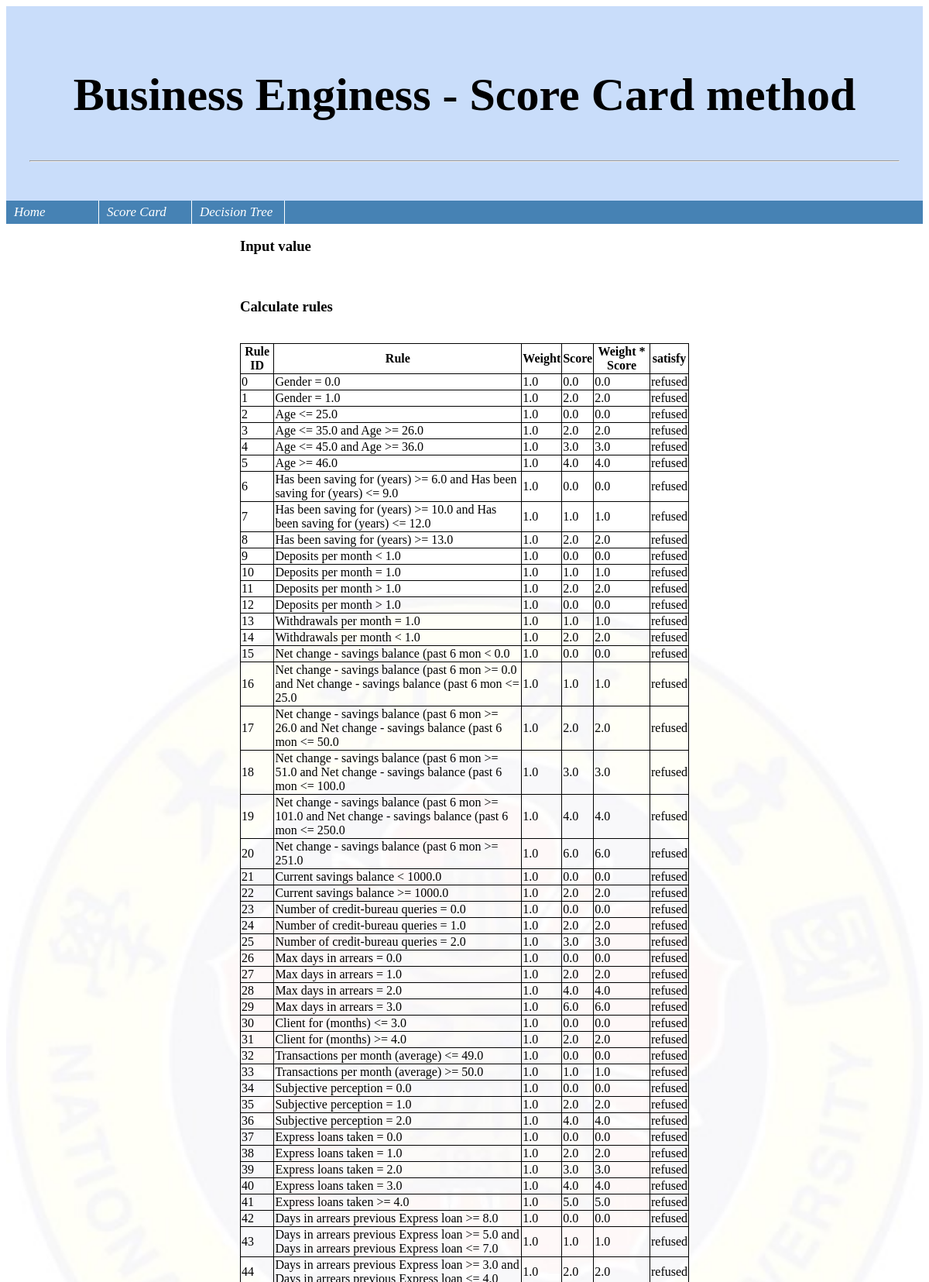
The page /ScoreCard/Case 1 -  計分卡/ (upper part) on the database its author committed.
### system/models.py (models this page shows, shortened)
class ScoreCardPool(models.Model):
    fkey = models.ForeignKey(
        'ScoreCardLibrary', on_delete=models.CASCADE)
    rule = models.TextField(help_text='Rule', null=True)
    weight = models.FloatField(
        default='1',
        help_text='Weight',
    )
    score = models.FloatField(
        default='1',
        help_text='Score',
    )
    description = models.TextField(help_text='Description', null=True)

### system/views.py (the view)
# urls.py: path("ScoreCard/<id>/", views.ScoreCardView, name="ScoreCardView"),
def ScoreCardView(request, id):
    varmap = {"35": 0, "36": 40, "37": 14, "38": 1, "39": 1, "40": -1, "41": 1005, "42": 2, "43": 2, "44": 2, "45": 52, "46": 1, "47": 1,
              "48": 0, "49": 4, "50": 0, "51": 4, "52": 4, "53": 2, "54": 588, "55": 0, "56": 48, "57": 10, "58": 1, "59": 1, "60": 0, "61": 2, "62": 1, "63": 1, "64": 0, "65": 1}
    varmap, _ = value_transform(varmap)
    rules = ScoreCardPool.objects.filter(fkey__name=id).all()
    rulelist = [(Rule(rule.rule), rule.score * rule.weight)
                for rule in rules]
    engine = SCEngine.SCE()
    engine.defrule(rulelist)
    engine.assign(varmap)
    score, satisfy = engine.run()
    kmap, vardata = value_transform(engine.info().varmap)
    ruleresult = []
    for i, rule in enumerate(rules):
        line = {}
        line["Rule"] = i
        line["Ruleinfo"] = f"{Rule(rule.rule).ToString():<50}"
        line["w"] = rule.weight
        line["s"] = rule.score
        line["wxs"] = rule.score*rule.weight
        line["satisfy"] = "fired" if satisfy[i] else "refused"
        ruleresult.append(line)
    SCid = ScoreCardLibrary.objects.all()
    scid_list = {i: rule.name for i, rule in enumerate(SCid)}
    lib = DecisionTreeLibrary.objects.all()
    dtid_list = {i: rule.name for i, rule in enumerate(lib)}
    context = {
        'obj': vardata,
        'rules': ruleresult,
        'total': score,
        "scid": scid_list,
        "dtid": dtid_list
    }
    return render(request, 'ScoreCard.html', context)

### system/InferenceEngine/SCEngine.py (called while the page is built)
    def assign(self, name_value_map):
        if not self.setrule:
            raise NameError('rule must be set before assign variable')
        if name_value_map is not None:
            for x, y in name_value_map.items():
                template = self.env.find_template('urule')
                template.assert_fact(name=x, value=y)
                self.varmap |= {x: y}

    def defrule(self, rules):
        self.setrule = True
        for rule, score in rules:
            rstr = f'''
            (defrule Rule{self.rule_ctr}
            (declare (salience {self.salience}))'''
            for x in rule.GetRaw():
                rstr += f'''
                (urule (name "{x.ID()}")(value ?{x.ID()}))
                '''
                self.varmap |= {x.ID(): None}
                self.typemap |= {x.ID(): x.datatype}
            rstr += f'''
            (test {rule.Prefix()})
            =>
            (addscore {score})
            (is_satisfy {self.rule_ctr})
            )
            '''
            self.env.build(rstr)
            self.rule_ctr = self.rule_ctr + 1
            self.salience = self.salience - 1
            self.satisfy.append(False)

    def info(self):
        return SimpleNamespace(varmap=self.varmap)

    def run(self) -> float:
        unassign_map = dict()
        value_cast = {'b': lambda: False,
                      'F': lambda: 0.0, 'I': lambda: 0}
        for x, y in self.varmap.items():
            if y is None:
                unassign_map |= {x: value_cast[self.typemap[x]]()}
        self.assign(unassign_map)
        self.env.run()
        return self.total, self.satisfy

### system/models.py (called while the page is built)
    def ID(self):
        return f"r{self.variable}"

    def Prefix(self):
        obj = VariablePool.objects.filter(pk=self.variable)
        if obj.exists:
            value_cast = {'b': lambda x: "TRUE" if str(x).lower() not in ("0", "false") else "FALSE",
                          'F': lambda x: float(x), 'I': lambda x: float(x)}
            rvalue = value_cast[self.datatype](self.value)
            OPERATOR_CAST = {
                'b': '>',
                'e': 'eq',
                's': '<',
                'a': '>=',
                'p': '<=',
            }
            return f"({OPERATOR_CAST[self.operator]} ?{self.ID()} {str(rvalue)})"
        else:
            return "miss variable"

    def Add(self, urule):
        self.rlist.append(urule)

    def GetRaw(self):
        return self.rlist

### system/templates/ScoreCard.html (shortened to what this page needs)
{% load static %}
<!DOCTYPE html>
<html>
<head>
    <link rel="stylesheet" href="{% static 'SCexample.css' %}" />
</head>
<body>
    <div class="header">
        <h2>Business Enginess - Score Card method</h2>
        <hr/>
    </div>
    <div class="menu-bar">
        <ul>
            <li>
                <a href="{% url 'home' %}">Home</a>
            </li>
            <li>
                <a >Score Card</a>
            </li>
            <li>
                <a >Decision Tree</a>
            </li>
        </ul>
    </div>
    <div class="content" style="background-image: url({% static 'ncku-logo2.jpg' %});background-size:contain ; background-position:center;background-repeat: no-repeat;  ">
        <div class="content left">
            <div class="content left var">
                <h3><b>Input value</b></h3>
                <br/>
            </div>
            <div class="content left rule">
                <h3><b>Calculate rules</b></h3>
                <br/>
                <table>
                    <th>Rule ID</th>
                    <th>Rule</th>
                    <th>Weight</th>
                    <th>Score</th>
                    <th>Weight * Score</th>
                    <th>satisfy</th>
                    {% for rule in rules %}
                    <tr>
                        <td>{{rule.Rule}}</td>
                        <td>{{rule.Ruleinfo}}</td>
                        <td>{{rule.w}}</td>
                        <td>{{rule.s}}</td>
                        <td>{{rule.wxs}}</td>
                        <td>{{rule.satisfy}}</td>
                    </tr>
                    {% endfor %}
                </table>
                <br/>
            </div>
        </div>
    </div>
</body>
</html>

### system/static/SCexample.css (style rules this page uses)
.header { background-color: #c9ddfa; padding: 30px; text-align: center; font-size: 40px; height: fit-content; }
div.menu-bar { position: relative; margin: 0; padding: 0; height: 30px; width: 100%; }
div.menu-bar ul { margin: 0; padding: 0; position: absolute; height: 100%; width: 100%; list-style-type: none; background-color: SteelBlue; overflow: visible; }
div.menu-bar ul li { display: block; float: left; height: auto; width: 120px; }
div.menu-bar li>span, div.menu-bar li>a, div.menu-bar li>a:link, div.menu-bar li>a:visited, div.menu-bar li>a:active { display: block; padding: 0 0 0 10px; height: 100%; width: 109px; border-right: 1px #ffffff solid; line-height: 30px; font-family: times, serif; font-size: 17px; font-style: italic; text-decoration: none; background-color: SteelBlue; color: #ffffff; cursor: pointer; }
.content.left { margin-left: 15%; margin-right: 15%; }
table { overflow-x: auto; border: 2px; margin-left: auto; margin-right: auto; width: auto; border-collapse: collapse; border: 1px solid black; }
tr td { border: 1px solid black; padding: 1px; }
th { border: 1px solid black; }

### rows shown on the page
ScoreCardPool: w "1.0", s "0.0"
ScoreCardPool: w "1.0", s "2.0"
ScoreCardPool: w "1.0", s "0.0"
ScoreCardPool: w "1.0", s "2.0"
ScoreCardPool: w "1.0", s "3.0"
ScoreCardPool: w "1.0", s "4.0"
ScoreCardPool: w "1.0", s "0.0"
ScoreCardPool: w "1.0", s "1.0"
ScoreCardPool: w "1.0", s "2.0"
ScoreCardPool: w "1.0", s "0.0"
ScoreCardPool: w "1.0", s "1.0"
ScoreCardPool: w "1.0", s "2.0"
ScoreCardPool: w "1.0", s "0.0"
ScoreCardPool: w "1.0", s "1.0"
ScoreCardPool: w "1.0", s "2.0"
ScoreCardPool: w "1.0", s "0.0"
ScoreCardPool: w "1.0", s "1.0"
ScoreCardPool: w "1.0", s "2.0"
ScoreCardPool: w "1.0", s "3.0"
ScoreCardPool: w "1.0", s "4.0"
ScoreCardPool: w "1.0", s "6.0"
ScoreCardPool: w "1.0", s "0.0"
ScoreCardPool: w "1.0", s "2.0"
ScoreCardPool: w "1.0", s "0.0"
ScoreCardPool: w "1.0", s "2.0"
ScoreCardPool: w "1.0", s "3.0"
ScoreCardPool: w "1.0", s "0.0"
ScoreCardPool: w "1.0", s "2.0"
ScoreCardPool: w "1.0", s "4.0"
ScoreCardPool: w "1.0", s "6.0"
ScoreCardPool: w "1.0", s "0.0"
ScoreCardPool: w "1.0", s "2.0"
ScoreCardPool: w "1.0", s "0.0"
ScoreCardPool: w "1.0", s "1.0"
ScoreCardPool: w "1.0", s "0.0"
ScoreCardPool: w "1.0", s "2.0"
ScoreCardPool: w "1.0", s "4.0"
ScoreCardPool: w "1.0", s "0.0"
ScoreCardPool: w "1.0", s "2.0"
ScoreCardPool: w "1.0", s "3.0"
ScoreCardPool: w "1.0", s "4.0"
ScoreCardPool: w "1.0", s "5.0"
ScoreCardPool: w "1.0", s "0.0"
ScoreCardPool: w "1.0", s "1.0"
ScoreCardPool: w "1.0", s "2.0"

### other values the page prints
{{ rule.Rule }} "0" "1" "2" "3" "4" "5" "6" "7" "8" "9" "10" "11" "12" "13" "14" "15" "16" "17" "18" "19" "20" "21" "22" "23" "24" "25" "26" "27" "28" "29" "30" "31" "32" "33" "34" "35" "36" "37" "38" "39" "40" "41" "42" "43" "44"
{{ rule.Ruleinfo }} "Gender = 0.0" "Gender = 1.0" "Age <= 25.0" "Age <= 35.0 and Age >= 26.0" "Age <= 45.0 and Age >= 36.0" "Age >= 46.0" "Has been saving for (years) >= 6.0 and Has been saving for (years) <= 9.0" "Has been saving for (years) >= 10.0 and Has been saving for (years) <= 12.0" "Has been saving for (years) >= 13.0" "Deposits per month < 1.0" "Deposits per month = 1.0" "Deposits per month > 1.0" "Deposits per month > 1.0" "Withdrawals per month = 1.0" "Withdrawals per month < 1.0" "Net change - savings balance (past 6 mon < 0.0" "Net change - savings balance (past 6 mon >= 0.0 and Net change - savings balance (past 6 mon <= 25.0" "Net change - savings balance (past 6 mon >= 26.0 and Net change - savings balance (past 6 mon <= 50.0" "Net change - savings balance (past 6 mon >= 51.0 and Net change - savings balance (past 6 mon <= 100.0" "Net change - savings balance (past 6 mon >= 101.0 and Net change - savings balance (past 6 mon <= 250.0" "Net change - savings balance (past 6 mon >= 251.0" "Current savings balance < 1000.0" "Current savings balance >= 1000.0" "Number of credit-bureau queries = 0.0" "Number of credit-bureau queries = 1.0" "Number of credit-bureau queries = 2.0" "Max days in arrears = 0.0" "Max days in arrears = 1.0" "Max days in arrears = 2.0" "Max days in arrears = 3.0" "Client for (months) <= 3.0" "Client for (months) >= 4.0" "Transactions per month (average) <= 49.0" "Transactions per month (average) >= 50.0" "Subjective perception = 0.0" "Subjective perception = 1.0" "Subjective perception = 2.0" "Express loans taken = 0.0" "Express loans taken = 1.0" "Express loans taken = 2.0" "Express loans taken = 3.0" "Express loans taken >= 4.0" "Days in arrears previous Express loan >= 8.0" "Days in arrears previous Express loan >= 5.0 and Days in arrears previous Express loan <= 7.0"
{{ rule.wxs }} "0.0" "2.0" "0.0" "2.0" "3.0" "4.0" "0.0" "1.0" "2.0" "0.0" "1.0" "2.0" "0.0" "1.0" "2.0" "0.0" "1.0" "2.0" "3.0" "4.0" "6.0" "0.0" "2.0" "0.0" "2.0" "3.0" "0.0" "2.0" "4.0" "6.0" "0.0" "2.0" "0.0" "1.0" "0.0" "2.0" "4.0" "0.0" "2.0" "3.0" "4.0" "5.0" "0.0" "1.0" "2.0"
{{ rule.satisfy }} "refused" "refused" "refused" "refused" "refused" "refused" "refused" "refused" "refused" "refused" "refused" "refused" "refused" "refused" "refused" "refused" "refused" "refused" "refused" "refused" "refused" "refused" "refused" "refused" "refused" "refused" "refused" "refused" "refused" "refused" "refused" "refused" "refused" "refused" "refused" "refused" "refused" "refused" "refused" "refused" "refused" "refused" "refused" "refused" "refused"
